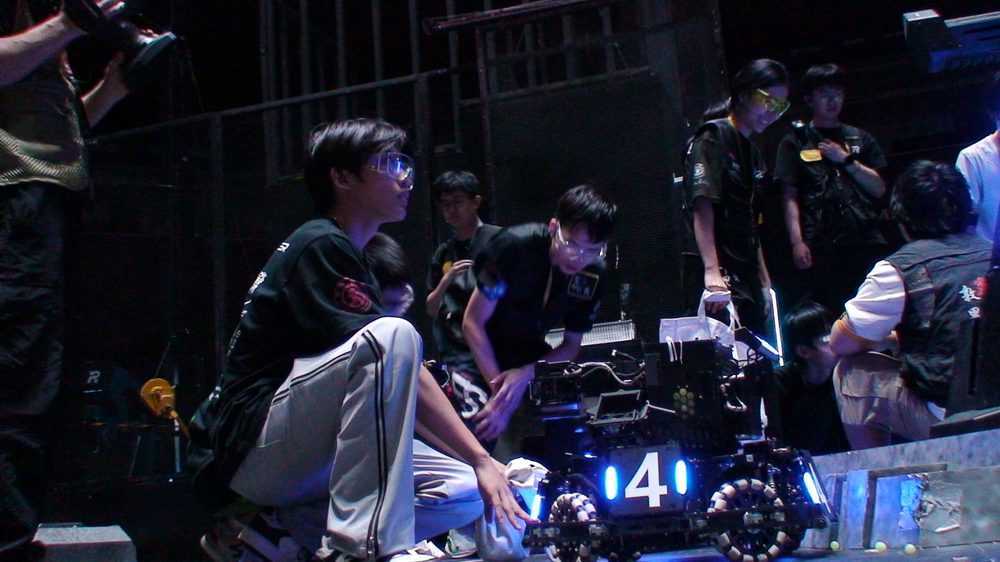
//> input picture opencv-algorithm-used/resources/12.png, 1000 x 562 px, shrunk from 2016 x 1134 before the run
$ ./find4main   (built with g++ and OpenCV 4)
//> lines starting //> are read from the running program, lines starting //| are printed output that depends on the picture; after the words box and inside, x2 and y2 are one past the last pixel; in counts of white or black regions, pixels touching at a corner belong together
#include <opencv2/opencv.hpp>
#include <iostream>

using namespace cv;
using namespace std;

int main() {
    Mat img = imread("../resources/12.png");
//> img is the input picture: 562 rows x 1000 cols, CV_8UC3; mean B, G, R 51.6, 35, 32.9
    if (img.empty()) {
        cout << "无法读取图像！" << endl;
        return -1;
    }

    //转灰度;高斯模糊
    Mat blurred;
    GaussianBlur(img, blurred, Size(5, 5), 0);
    //imshow("blurred", blurred);

    Mat gray;
    cvtColor(blurred, gray, COLOR_BGR2GRAY);
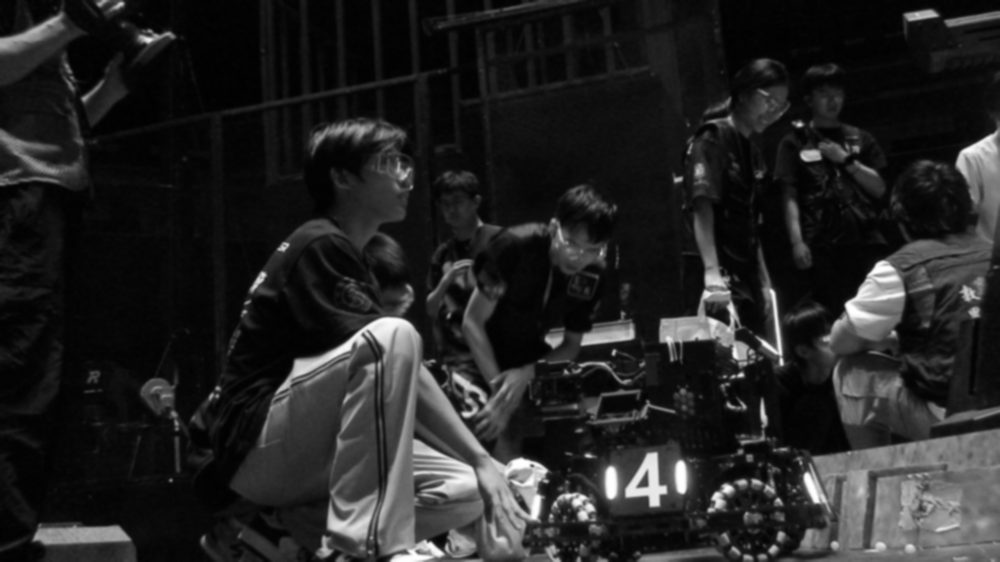
//> gray: 562 rows x 1000 cols, CV_8UC1; min 0, max 254, mean 36.3

    // 自适应阈值二值化（处理光照不均）
    Mat binary;
    adaptiveThreshold(gray, binary, 255, ADAPTIVE_THRESH_GAUSSIAN_C,THRESH_BINARY_INV, 11, 2);
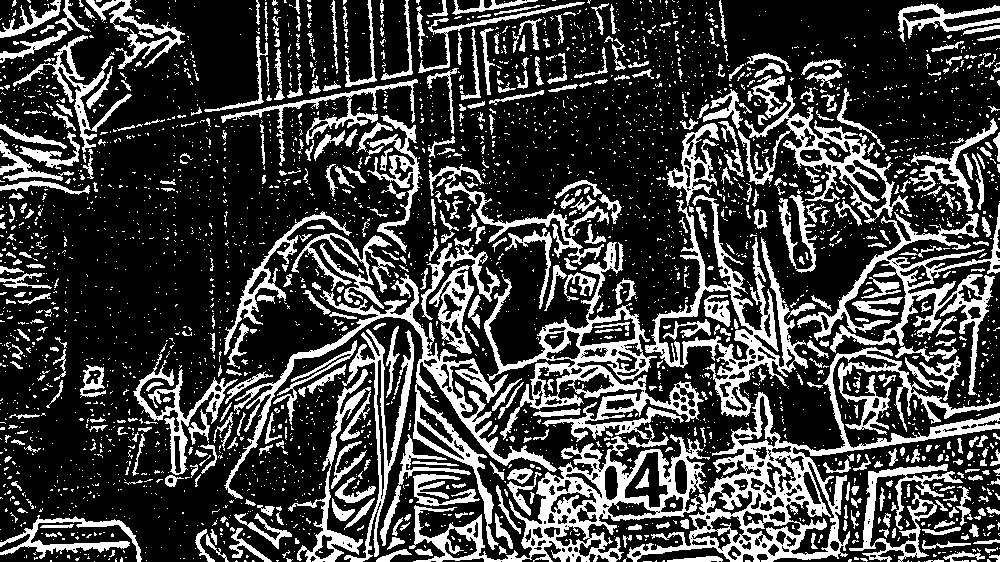
//> binary: 562 rows x 1000 cols, CV_8UC1; 25.9% white; 3397 white regions (2865 under 20 px), largest, box (x1, y1, x2, y2) and area: (627, 347, 1000, 562) 13878, (409, 434, 710, 562) 9388, (484, 242, 704, 442) 8468
    // 使用 _INV 因为我们要提取白色
    imshow("binary1",binary);
    // [12 lines of commented-out code are left out]

    Mat kernel1 = getStructuringElement(MORPH_RECT, Size(3, 3));
    Mat kernel2 = getStructuringElement(MORPH_RECT, Size(5, 5));
    morphologyEx(binary, binary, MORPH_OPEN, kernel1); // 开运算去噪
    //imshow("binary_open",binary);

    morphologyEx(binary, binary, MORPH_CLOSE, kernel1); // 闭运算填
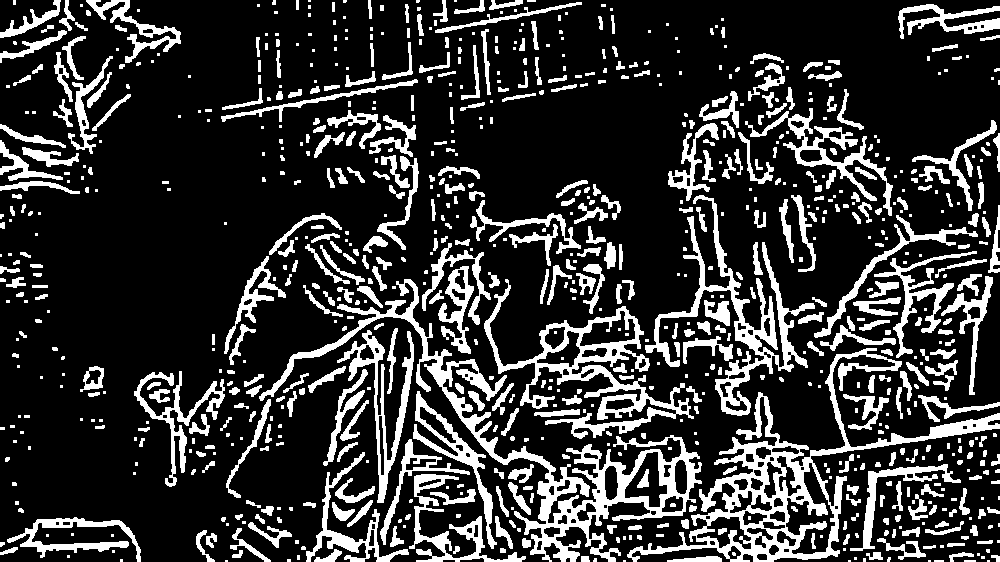
//> binary: 562 rows x 1000 cols, CV_8UC1; 20.7% white; 864 white regions (385 under 20 px)
    imshow("binary2",binary);

    // 查找轮廓
    vector<vector<Point>> contours;
    vector<Vec4i> hierarchy;
    findContours(binary, contours, hierarchy, RETR_EXTERNAL, CHAIN_APPROX_SIMPLE);
//> contours = 852 contours, 495 with area under 20; largest, box (x1, y1, x2, y2) and area: (627, 348, 1000, 562) 15488, (259, 279, 702, 562) 12985, (484, 279, 694, 439) 7873, (645, 195, 815, 416) 5154, (337, 330, 414, 503) 2412


    // 筛选轮廓：增加多重条件
    Mat result = img.clone();
    for (size_t i = 0; i < contours.size(); i++) {
        double area = contourArea(contours[i]);
        if (area < 500) continue;

        Rect bbox = boundingRect(contours[i]);
        double aspect_ratio = (double)bbox.width / bbox.height;

        // 筛选,长宽比在0.8~1.5之间
        if (aspect_ratio < 0.8 || aspect_ratio > 1.5) continue;

        // 矩形度（轮廓面积 / 外接矩形面积）
        //double rect_area = bbox.width * bbox.height;
        //double contour_ratio = area / rect_area;
        //if (contour_ratio < 0.6) continue;

        // 凸包面积比
        vector<Point> hull;
        convexHull(contours[i], hull);
        double hull_area = contourArea(hull);
        double hull_ratio = area / hull_area;
        if (hull_ratio < 0.7) continue;

        // 最小外接矩形角度（接近0度）
        RotatedRect min_rect = minAreaRect(contours[i]);
        if (abs(min_rect.angle) > 30) continue;

        // 内部白色像素比例（可选）
        //Mat mask_roi = binary(bbox);
        //double white_ratio = countNonZero(mask_roi) / (double)(bbox.width * bbox.height);
        //if (white_ratio < 0.8) continue;

        // 绘制矩形框
        rectangle(result, bbox, Scalar(0, 255, 0), 2);
    }
//> this loop made 852 passes
//> (area, bbox, aspect_ratio, hull_area, hull_ratio) on passes 136, 146, 168, 189, 386, 431, 442, 478, 638, 655: (1856.5, Rect(409, 474, 117, 88), 1.33, 6977.5, 0.266), (1183.5, Rect(850, 464, 111, 87), 1.28, 5294, 0.224), (1464, Rect(306, 452, 103, 110), 0.936, 7268, 0.201), (1002, Rect(380, 439, 90, 106), 0.849, 4224.5, 0.237), (7873, Rect(484, 279, 210, 160), 1.31, 22268.5, 0.354), (1401.5, Rect(874, 251, 103, 107), 0.963, 6264, 0.224), (835.5, Rect(422, 243, 69, 82), 0.841, 4112.5, 0.203), (1173.5, Rect(814, 215, 164, 123), 1.33, 6758.5, 0.174), (700.5, Rect(912, 120, 85, 91), 0.934, 3669.5, 0.191), (2346.5, Rect(745, 108, 148, 108), 1.37, 7398.5, 0.317)
//> (area, bbox, aspect_ratio) on passes 82, 251, 291, 295, 315, 331: (1425, Rect(7, 517, 134, 45), 2.98), (2028, Rect(413, 391, 84, 158), 0.532), (1470.5, Rect(134, 371, 91, 116), 0.784), (640.5, Rect(323, 369, 45, 97), 0.464), (15488.5, Rect(627, 348, 373, 214), 1.74), (2412.5, Rect(337, 330, 77, 173), 0.445)

    imshow("result", result);
    waitKey(0);


    return 0;
}
